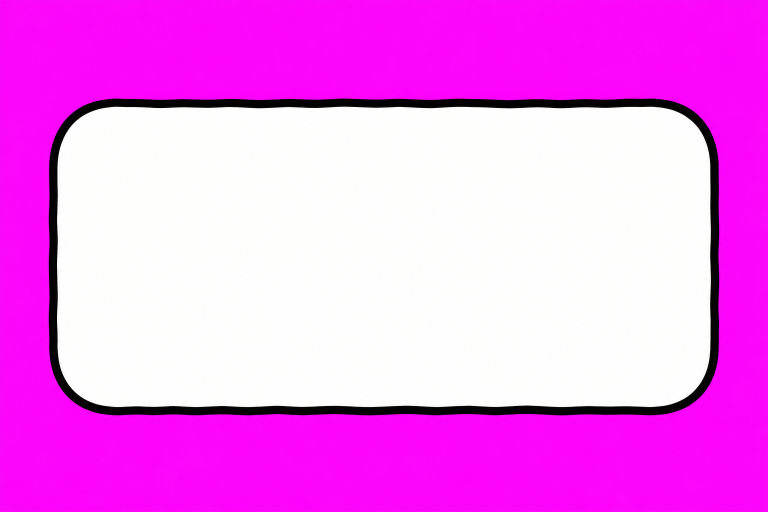
#> input picture tools/_gen/f-bubble/frame.png, 1536 x 1024 px (shown at 1/2 size)
$ python slice_frames.py
#> lines starting #> are read from the running program, lines starting #| are printed output that depends on the picture; after the words box and inside, x2 and y2 are one past the last pixel; in counts of white or black regions, pixels touching at a corner belong together
#> in process, im is the input picture: PIL image 1536x1024 RGB; mean R, G, B 242.9, 127.1, 242.3
### tools/slice_icons.py
"""Slice Codex sprite sheets (magenta bg) into transparent 256px icons. Usage: python slice_icons.py"""
import numpy as np, json, os, sys
from PIL import Image
from scipy import ndimage

HERE = os.path.dirname(os.path.abspath(__file__))
OUT = os.path.join(HERE, "..", "public", "ui", "icons")
TIGHT = {"keywide", "keycluster", "pad_start", "keysmall", "mouse", "key"}
SHEETS = {
  "s1": ["people","happy","sad","coin","sun","lantern"],
  "s2": ["moon","check","cross","speaker","gear","crown"],
  "s3": ["house","vault","jar","crystal","hammer","chart"],
  "s4": ["chest","card","shield","tree","book","cottage"],
  "s5": ["owl","star","bulb","basket","scroll","heart"],
  "s6": ["calendar","purse","warning","bed","egg","note"],
  "s7": ["bread","milk","carrots","cabbage","apples","eggs"],
  "s8": ["cheese","medicine","candles","fish","cookie","tea"],
  "s9": ["cake","sundae","donuts","candy","juice","repeat"],
  "s10": ["plus","minus","box","boxchecked","sparkle","tap"],
  "s11": ["key","keywide","keycluster","mouse","touch","keysmall"],
  "s12": ["pad_a","pad_b","pad_x","pad_y","pad_start","pad_stick"],
}

def key_alpha(rgb):
    a = rgb.astype(np.float32)
    r, g, b = a[..., 0], a[..., 1], a[..., 2]
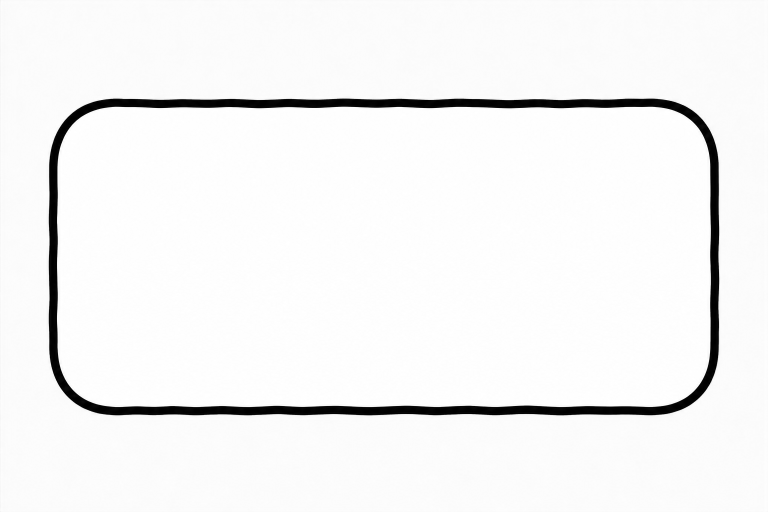
#> r: shape (1024, 1536) float32 (shown at 1/2 size); min 0, max 255, mean 242.9
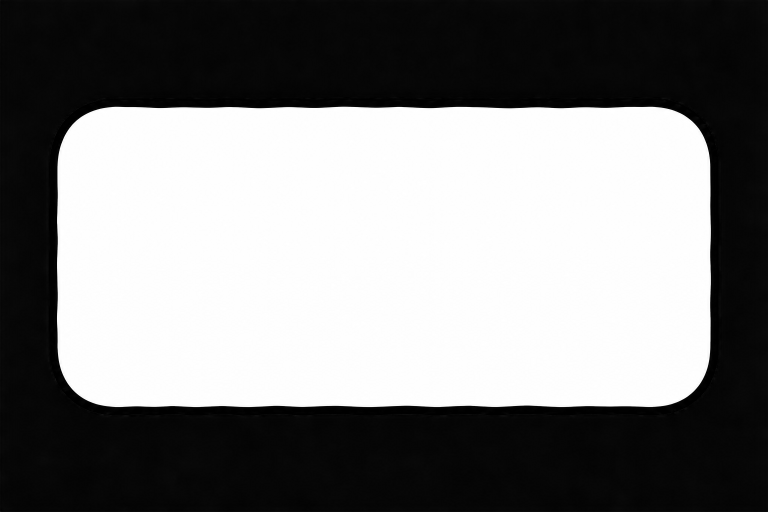
#> g: shape (1024, 1536) float32 (shown at 1/2 size); min 0, max 255, mean 127.1
    m = np.minimum(r, b) - g           # magenta-ness
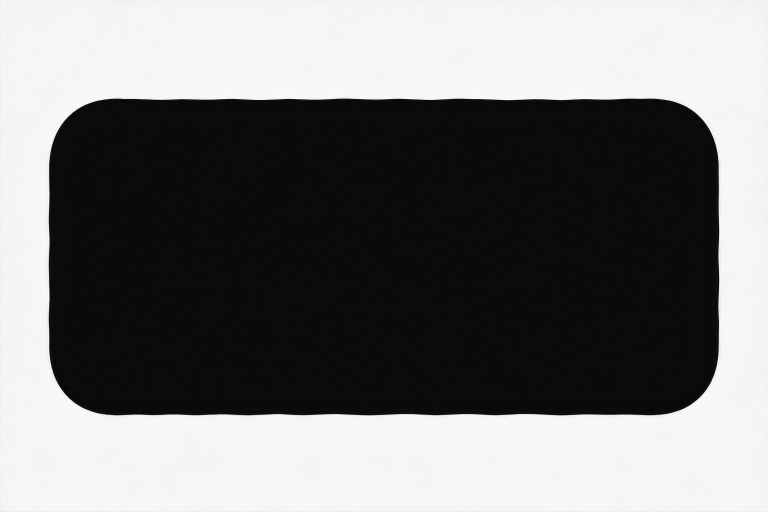
#> m: shape (1024, 1536) float32 (shown at 1/2 size); min -12, max 254, mean 115.1; drawn with min black and max white
    alpha = 1 - np.clip((m - 60) / 140, 0, 1)
    # decontaminate fringe
    al = np.clip(alpha, 0.02, 1)[..., None]
    M = np.array([255, 0, 255], np.float32)
    out = (a - (1 - al) * M) / al
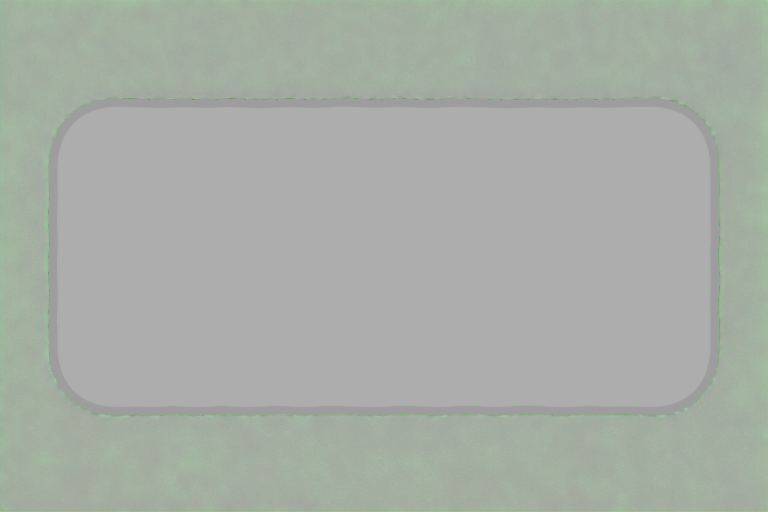
#> out: shape (1024, 1536, 3) float32 (shown at 1/2 size); mean R, G, B 158.2, 264, 137.4; drawn with min black and max white
    return np.clip(out, 0, 255).astype(np.uint8), alpha

def process(path):
    im = Image.open(path).convert("RGB")
    rgb, alpha = key_alpha(np.array(im))
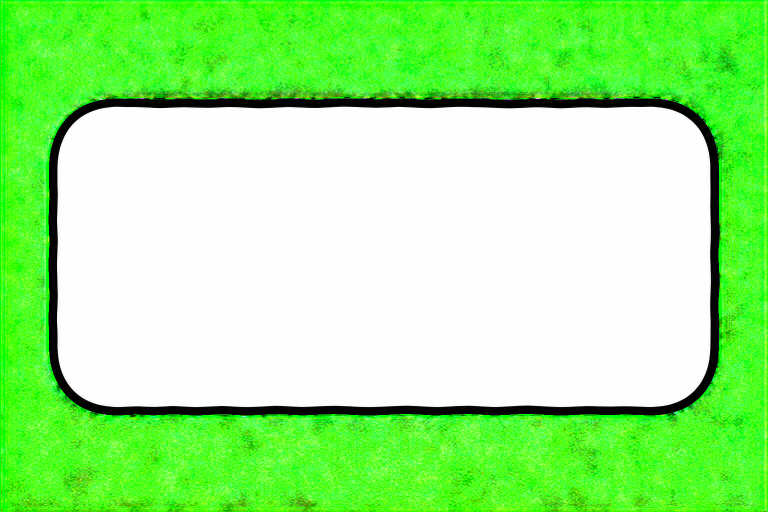
#> rgb: shape (1024, 1536, 3) (shown at 1/2 size); mean R, G, B 159.1, 241.6, 140.5
    rgba = np.dstack([rgb, (alpha * 255).astype(np.uint8)])
    return rgba, alpha

# [7 lines left out: function trim_square, not called in this run]

# [33 lines that do not run on import are left out]

### tools/slice_frames.py
"""Key magenta out of Codex frame pieces, trim, downscale -> public/ui/frames/<name>.png"""
import os, numpy as np
from PIL import Image
from slice_icons import process
HERE = os.path.dirname(os.path.abspath(__file__))
OUT = os.path.join(HERE, "..", "public", "ui", "frames")
os.makedirs(OUT, exist_ok=True)
MAXW = {"yes": 256, "no": 256, "tile": 256, "ribbon": 640}
for d in sorted(os.listdir(os.path.join(HERE, "_gen"))):
    if d == "f-panel": continue
    if not (d.startswith(("f-","g-","g2-"))): continue

    p = os.path.join(HERE, "_gen", d, "frame.png")
    if not os.path.exists(p): print("missing", d); continue
    rgba, _ = process(p)
    from scipy import ndimage
    lab, n = ndimage.label(rgba[..., 3] > 128)
#> lab: shape (1024, 1536) int32; values 0 (black) and 1 (white), 52.8% white; 1 black region, box (x1, y1, x2, y2) and area: (0, 0, 1536, 1024) 741776
#> n = 1
    sizes = ndimage.sum(np.ones_like(lab), lab, range(1, n + 1))
#> sizes = [831088]
    keep = lab == (int(np.argmax(sizes)) + 1)
    keep = ndimage.binary_dilation(keep, iterations=6)
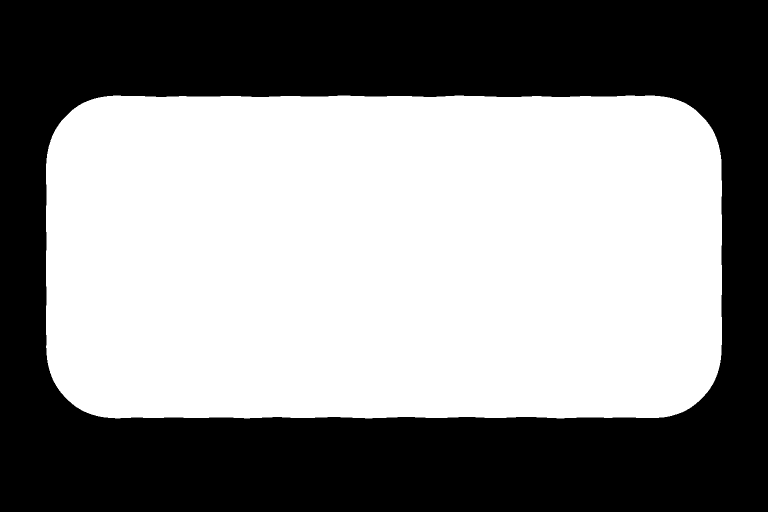
#> keep: shape (1024, 1536) bool (shown at 1/2 size); 54.2% white; 1 black region, box (x1, y1, x2, y2) and area: (0, 0, 1536, 1024) 719816
    rgba[..., 3] = np.where(keep, rgba[..., 3], 0)
#> rgba: shape (1024, 1536, 4); mean R, G, B, A 159.1, 241.6, 140.5, 134.8
    ys, xs = np.where(rgba[..., 3] > 8)
    im = Image.fromarray(rgba[ys.min():ys.max()+1, xs.min():xs.max()+1])
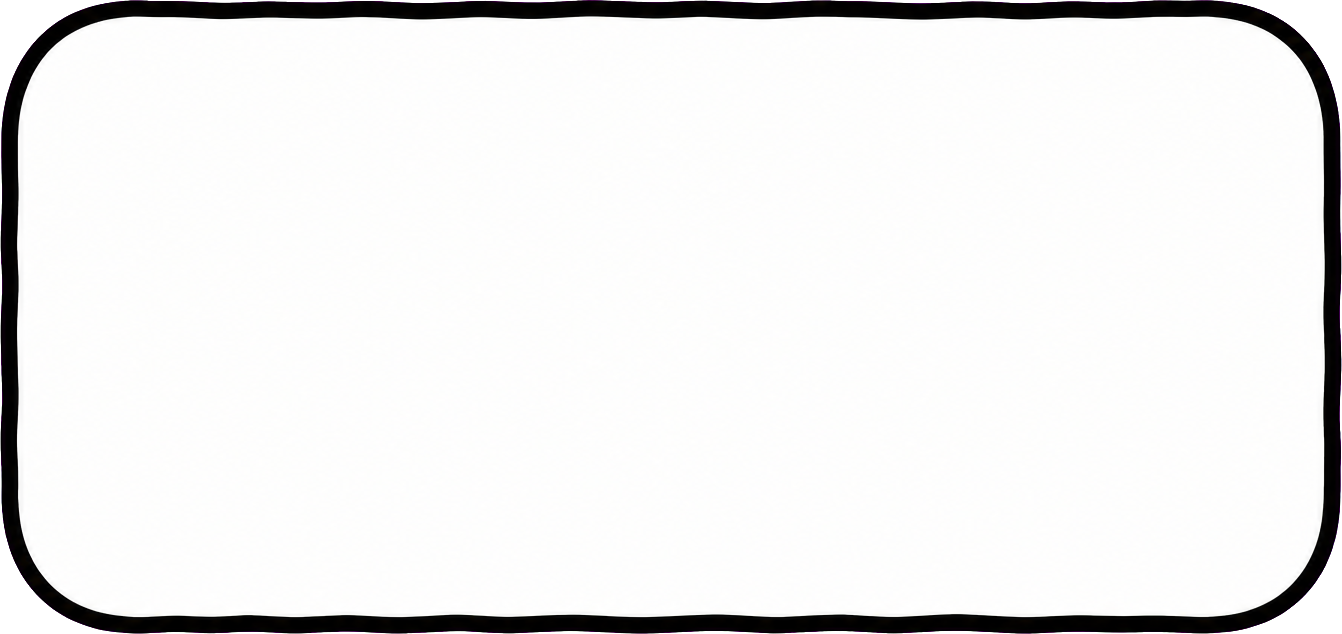
#> im: PIL image 1342x634 RGBA; mean R, G, B, A 231, 234.7, 230.2, 249.1; transparent parts drawn white
    name = "panel" if d == "f-panel2" else d.split("-",1)[1]; mw = MAXW.get(name, 480)
    full = im
    for k in (1, 2, 3):
        w = mw * k; o = full.resize((w, round(full.height * w / full.width)), Image.LANCZOS)
        o.save(os.path.join(OUT, f"{name}@{k}x.png"))
        if k == 1: o.save(os.path.join(OUT, name + ".png")); print(name, o.size, "src", full.size)
#> this loop made 3 passes
#| bubble (480, 227) src (1342, 634)
#> pass 2 of the loop `for d in sorted(os.listdir(os.path.join(HERE, "_gen"))):`:
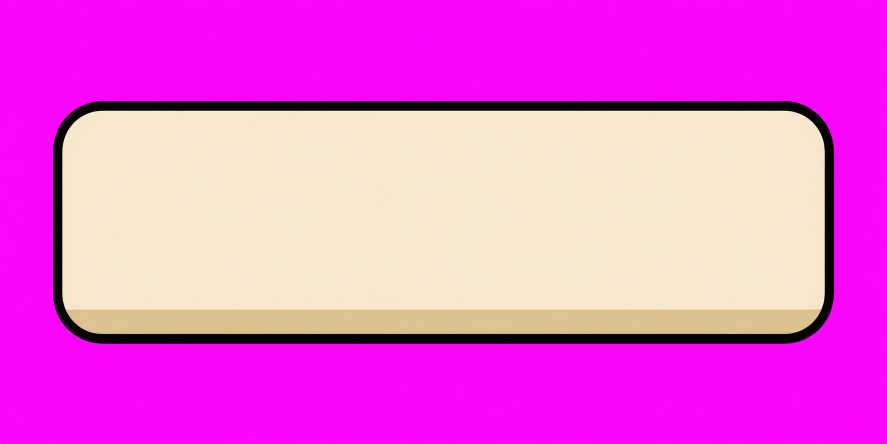
#> input picture tools/_gen/f-ghost/frame.png, 1774 x 887 px (shown at 1/2 size)
#> in process, im is the input picture: PIL image 1774x887 RGB; mean R, G, B 235.9, 100.3, 216.5
#> a: shape (887, 1774, 3) float32
#> r: shape (887, 1774) float32
#> g: shape (887, 1774) float32
#> b: shape (887, 1774) float32
#> m: shape (887, 1774) float32
#> alpha: shape (887, 1774) float32
#> al: shape (887, 1774, 1) float32
#> out: shape (887, 1774, 3) float32
#> rgb: shape (887, 1774, 3)
#> lab: shape (887, 1774) int32; values 0 (black) and 1 (white), 47.6% white; 1 white region, box (x1, y1, x2, y2) and area: (106, 202, 1668, 687) 748948
#> sizes = [748948]
#> `keep = ndimage.binary_dilation(keep, iterations=6)`:
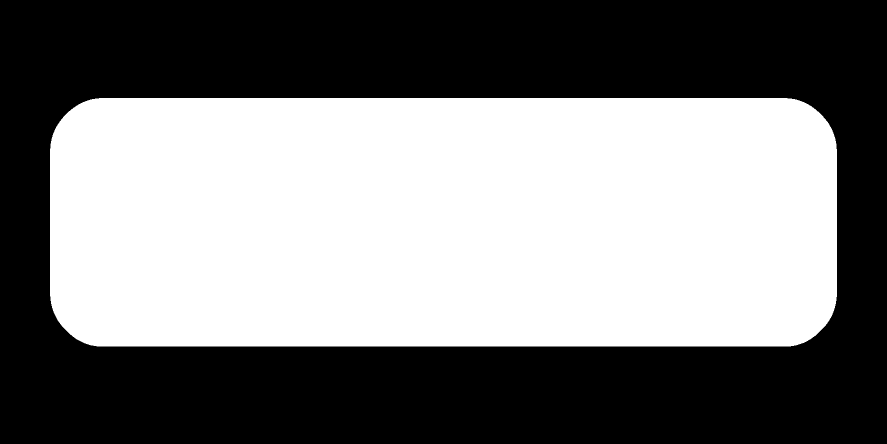
#> keep: shape (887, 1774) bool (shown at 1/2 size); 49.1% white; 1 white region, box (x1, y1, x2, y2) and area: (100, 196, 1674, 693) 772180
#> im: PIL image 1563x486 RGBA
#> the loop `for k in (1, 2, 3):` made 3 passes
#| ghost (480, 149) src (1563, 486)
#> pass 1, `o = full.resize((w, round(full.height * w / full.width)), Image.LANCZO`:
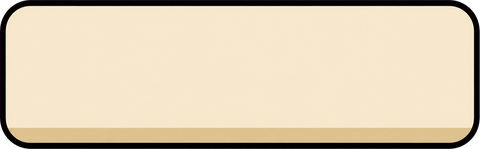
#> o: PIL image 480x149 RGBA; mean R, G, B, A 217.2, 202.8, 176.9, 251.6; transparent parts drawn white
#> pass 3 of the loop `for d in sorted(os.listdir(os.path.join(HERE, "_gen"))):`:
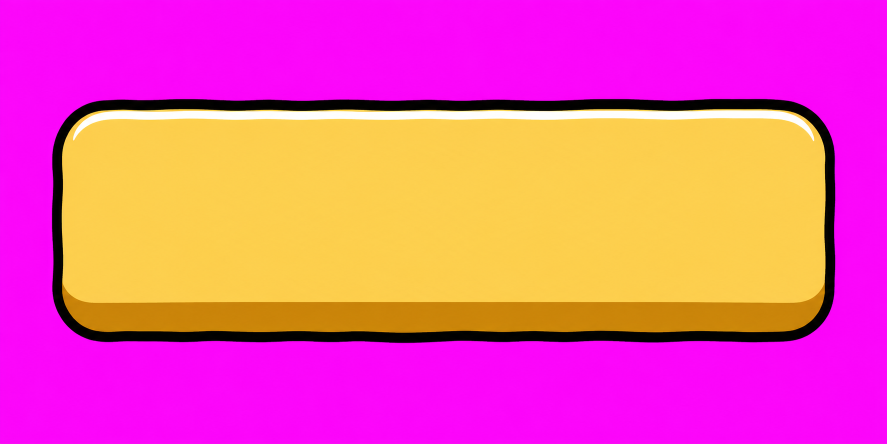
#> input picture tools/_gen/f-gold/frame.png, 1774 x 887 px (shown at 1/2 size)
#> in process, im is the input picture: PIL image 1774x887 RGB; mean R, G, B 236.9, 87.7, 163.1
#> in key_alpha (call 3), `out = (a - (1 - al) * M) / al`:
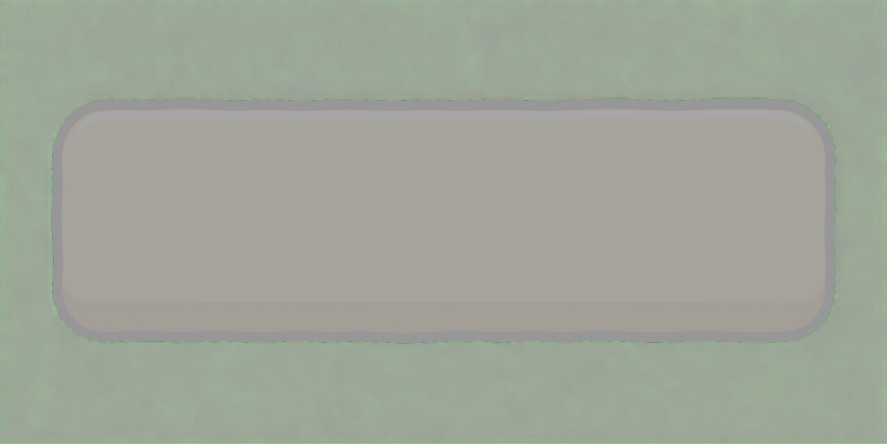
#> out: shape (887, 1774, 3) float32 (shown at 1/2 size); mean R, G, B 144.5, 242.6, 30.5; drawn with min black and max white
#> in process (call 3), `rgb, alpha = key_alpha(np.array(im))`:
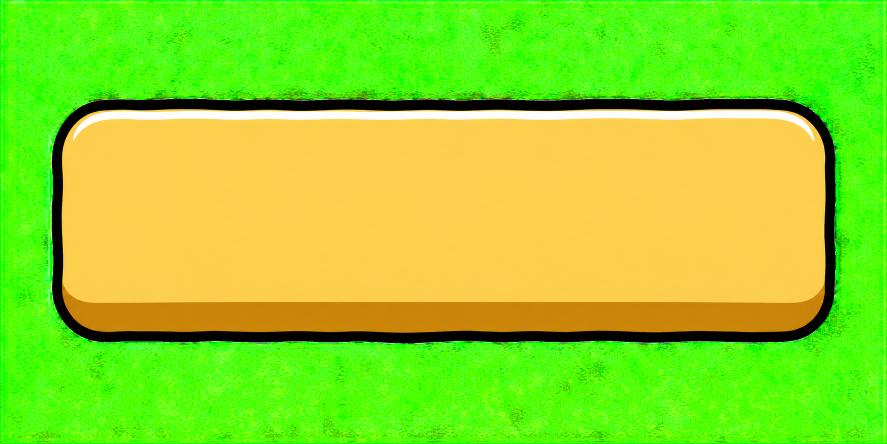
#> rgb: shape (887, 1774, 3) (shown at 1/2 size); mean R, G, B 145.1, 216.5, 38.7
#> sizes = [746301]
#> the loop made 6 passes; the first 3 are shown
